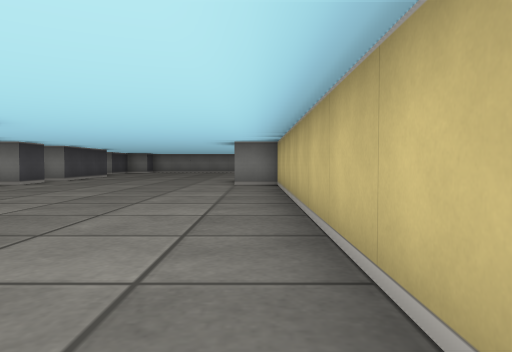
[1] (above)

16 first-person views from a walk through a cub3D maze. The camera is about half as high as the walls, tilts 2° down and sees 70° across. The floor is counted in squares. Each view is taken from the middle of a square. On the plan, view 1 faces up. The plan holds only what a view shows up to about 9 squares ahead; the rest is blank.

[2]
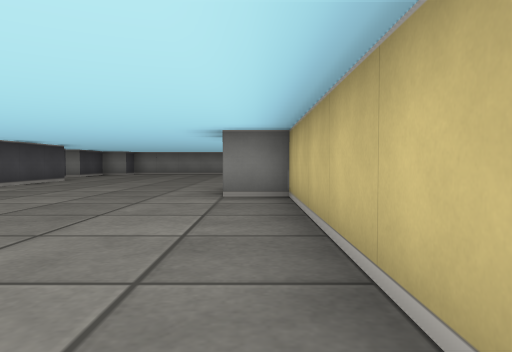

[3]
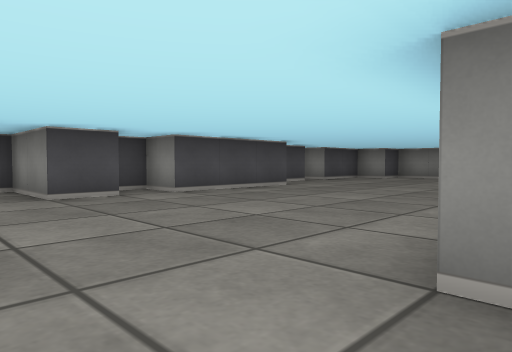

[4]
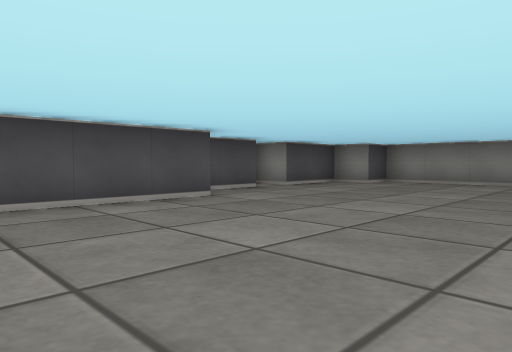

[5]
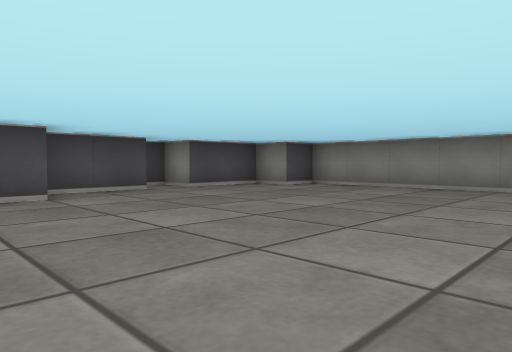

[6]
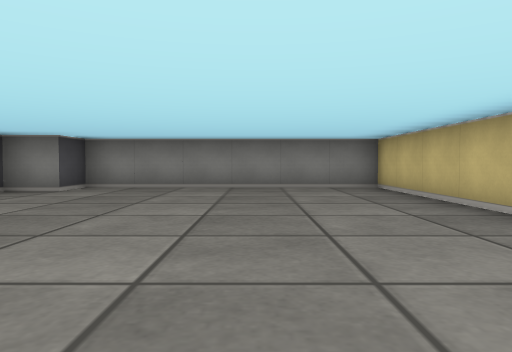

[7]
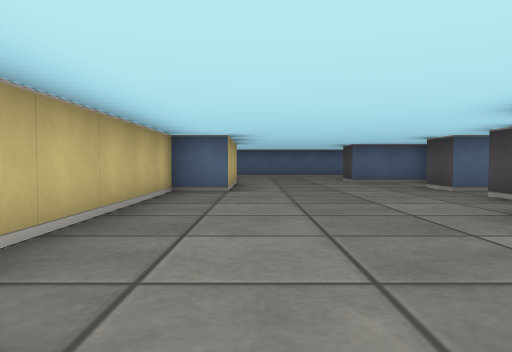

[8]
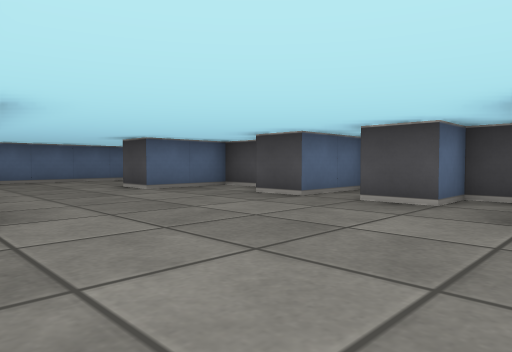

[9]
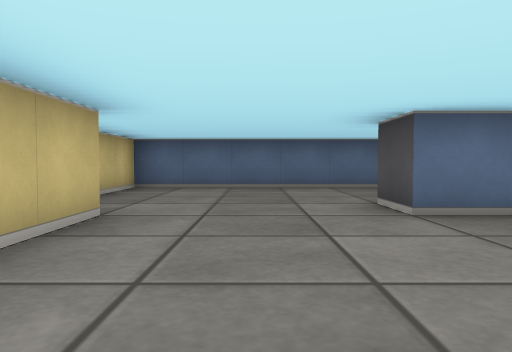

[10]
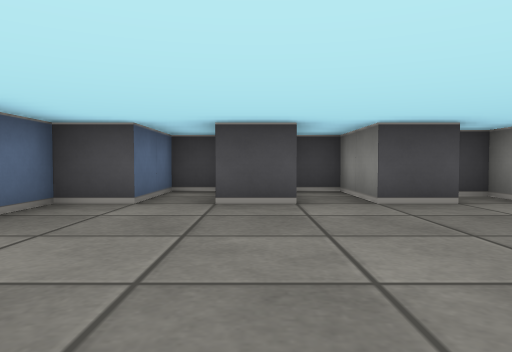

[11]
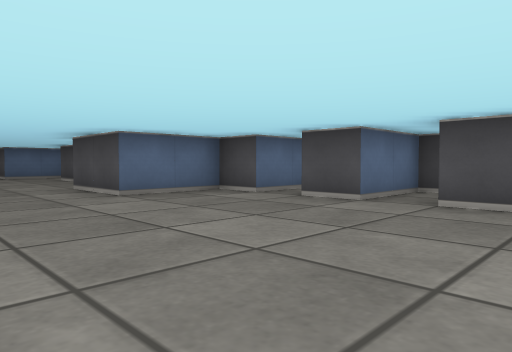

[12]
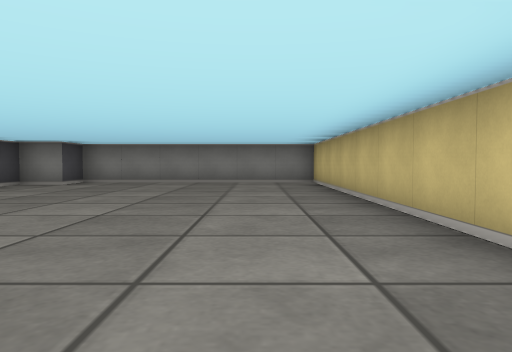

[13]
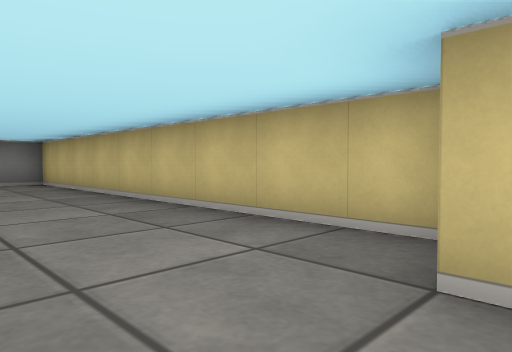

[14]
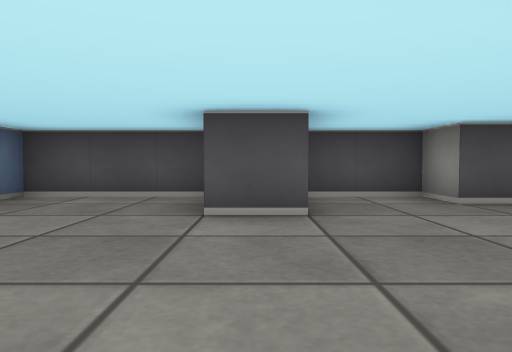

[15]
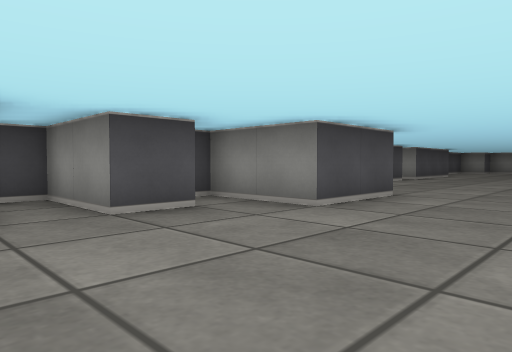

[16]
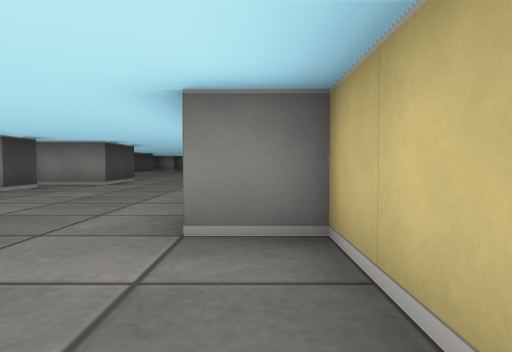

### Floor plan
Points are (right, up) in squares from view 1. A wall is a line through its corners. A room is listed if a view was taken in it or the views show most of it. See-through windows are left out.
Room 1 (views 1, 2, 3, 4, 5, 6, 7, 8, 9, 10, 11, 12, 13, 14, 15, 16)
walls: (-5.5, 9.6) (-5.5, 8.5) (-7.5, 8.5) (-7.5, 7.5) (-5.5, 7.5) (-5.5, 6.5); (-7.5, 6.4) (-7.5, 5.5) (-5.5, 5.5) (-5.5, 4.5) (-3.5, 4.5) (-3.5, 2.5) (-5.5, 2.5) (-5.5, 1.5) (-4.5, 1.5) (-4.5, 0.5) (-6.5, 0.5) (-6.5, -0.1); (0.5, 10.8) (0.5, 19.5) (-5.5, 19.5) (-5.5, 18.5) (-6.5, 18.5) (-6.5, 16.5) (-7.5, 16.5) (-7.5, 16); (-5.5, 13.6) (-5.5, 10.5) (-6.5, 10.5) (-6.5, 9.9); (-6.4, -0.5) (-4.5, -0.5) (-4.5, -1.5) (-5.5, -1.5) (-5.5, -3.5) (-3.5, -3.5) (-3.5, -4.5); (-6.5, 15.6) (-6.5, 13.8); (-5.5, -4.8) (-5.5, -7.5) (0.5, -7.5) (0.5, -3.5) (-0.5, -3.5) (-0.5, -0.5) (0.5, -0.5) (0.5, 8.5) (-0.5, 8.5)

Positions as (right, up) in squares from view 1, and headings:
1: (0, 0), facing up
2: (0, 3), facing up
3: (0, 7), facing up-left
4: (-1, 10), facing up-left
5: (0, 12), facing up-left
6: (-2, 12), facing up
7: (-1, 6), facing down
8: (0, 3), facing down-left
9: (-2, 0), facing down
10: (-1, 7), facing left
11: (-1, 10), facing down-left
12: (-1, 10), facing up
13: (-2, 10), facing up-right
14: (0, -4), facing left
15: (-1, -1), facing up-left
16: (0, -6), facing up
